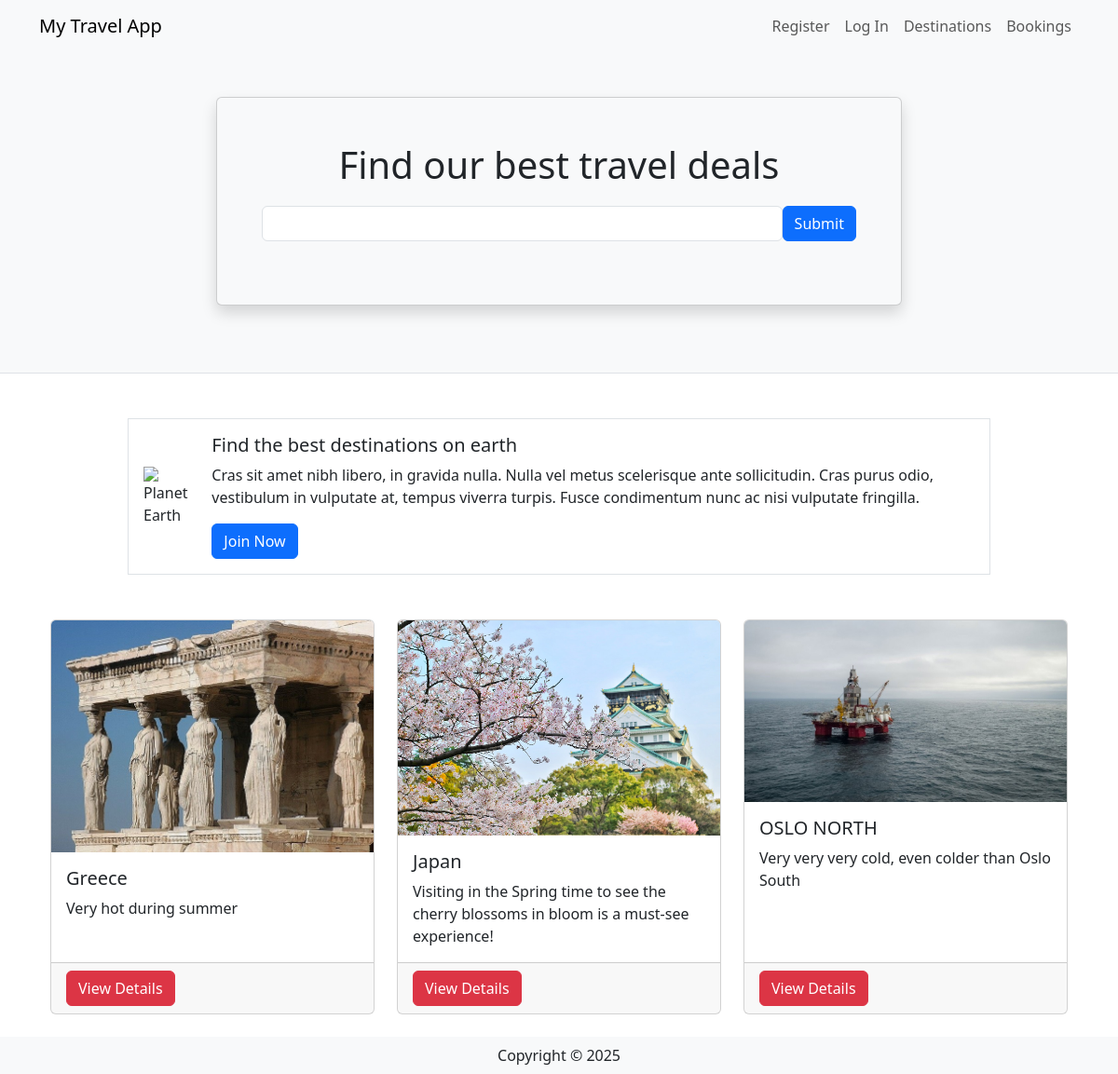
Before: / with the older database file.
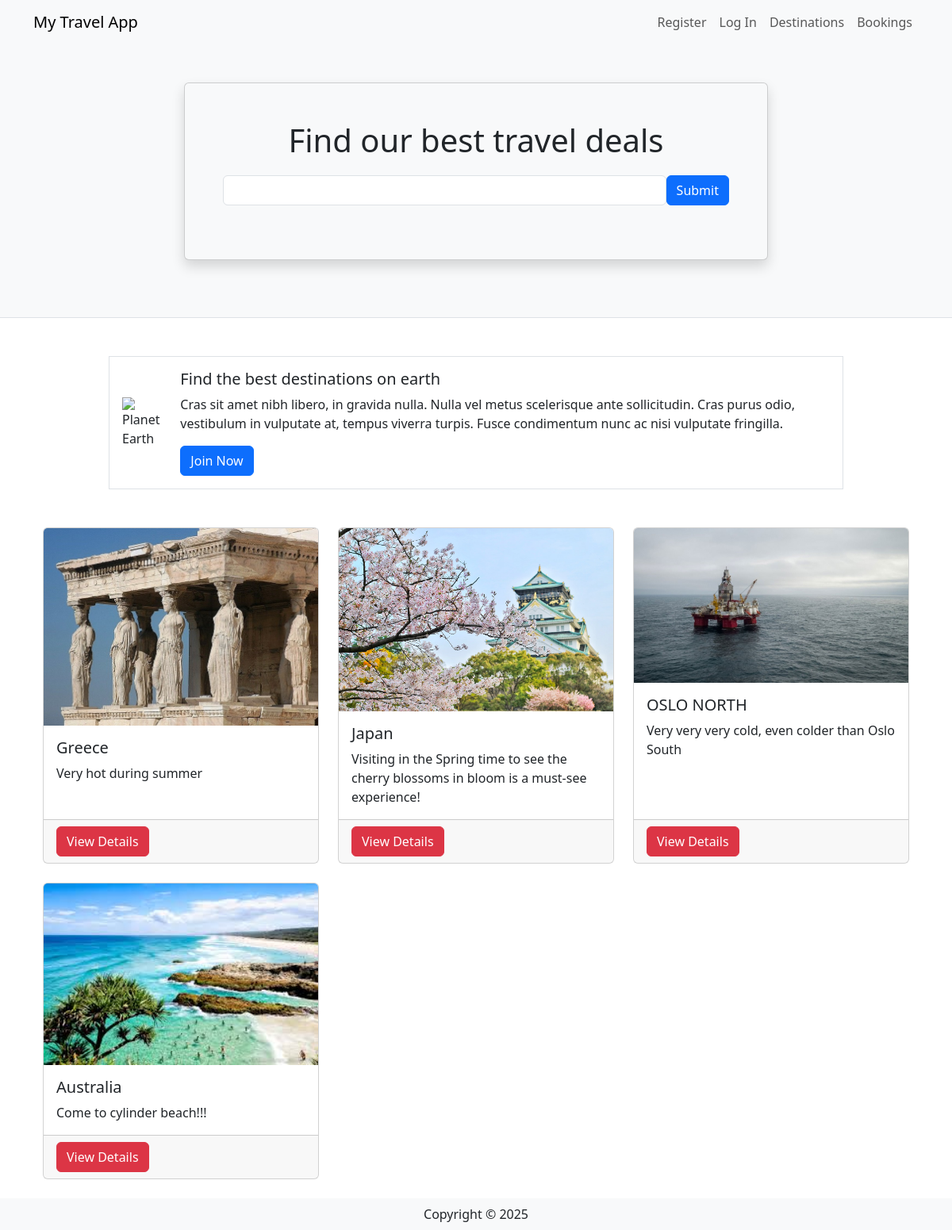
After: the same page with the newer database file.
### travel/models.py (models this page shows, shortened)
class Destination(db.Model):
    __tablename__ = 'destinations'
    id = db.Column(db.Integer, primary_key=True)
    name = db.Column(db.String(80))
    description = db.Column(db.String(200))
    image = db.Column(db.String(400))
    currency = db.Column(db.String(3))
    comments = db.relationship('Comment', backref='destination')

### travel/views.py (the view)
@mainbp.route('/')
def index():
    destinations = db.session.scalars(db.select(Destination)).all()
    return render_template('index.html', destinations=destinations)

### travel/templates/index.html
{% extends 'base.html' %}
{% block header %}
      <div class="container">
         <div class="row justify-content-center mt-5 pb-4">
            <div class="col-md-8">
               <div class="card shadow p-5 mb-5 bg-light">
                  <h1 class="text-center mb-3">Find our best travel deals</h1>
                  <form class="form-inline d-flex flex-nowrap" action="{{ url_for('main.search') }}" >
                     <input type="text" name="search" class="form-control flex-grow-1 my-1 mr-sm-2" id="SearchForm">
                     <button type="submit" class="flex-shrink-1 btn btn-primary my-1">Submit</button>
                   </form>
               </div>
            </div>
         </div>
      </div>
{% endblock %}
{% block content %}
      <div class="container">
         <div class="row mt-5 mb-5 justify-content-center">
            <div class="col-md-10">
               <div class="media border p-3 d-flex justify-content-start">
                  <img class="align-self-center me-3" style="max-width:120px"
                     src="https://upload.wikimedia.org/wikipedia/commons/thumb/2/22/Earth_Western_Hemisphere_transparent_background.png/600px-Earth_Western_Hemisphere_transparent_background.png"
                     alt="Planet Earth">
                  <div class="align-self-center media-body">
                     <h5 class="mt-0">Find the best destinations on earth</h5>
                     <p class="d-none d-sm-block">Cras sit amet nibh libero, in gravida nulla. Nulla vel metus
                        scelerisque ante sollicitudin. Cras purus odio, vestibulum in vulputate at, tempus viverra
                        turpis. Fusce condimentum nunc ac nisi vulputate fringilla.</p>
                     <a href="#" class="btn btn-primary">Join Now</a>
                  </div>
               </div>
            </div>
         </div>
         <div class="container">
            <div class="row">
               {% for destination in destinations %}
               <div class="col-md-4 mb-4">
                  <div class="card h-100">
                     <img class="card-img-top" src="{{ destination.image }}" alt="destination picture">
                     <div class="card-body">
                        <h5 class="card-title">{{ destination.name }}</h5>
                        <p class="card-text">{{ destination.description }}</p>
                     </div>
                     <div class="card-footer">
                        <a href="{{ url_for('destination.show', id=destination.id) }}" class="btn btn-danger">View Details</a>
                     </div>
                  </div>
               </div>
               {% endfor %}
            </div>
         </div>
      </div>
{% endblock %}

### travel/templates/base.html (shortened to what this page needs)
<html>
<head>
   <link href="https://cdn.jsdelivr.net/npm/bootstrap@5.3.2/dist/css/bootstrap.min.css" rel="stylesheet">
</head>
<body>
   <header class="bg-light border-bottom">
      <nav class="navbar navbar-expand-lg navbar-light bg-light">
         <div class="container">
            <a href="/" class="navbar-brand">My Travel App</a>
            <div class="collapse navbar-collapse justify-content-end" id="navbarSupportedContent">
               <div class="navbar-nav ml-auto">
                  {% if current_user.is_authenticated %}
                     <a class="nav-item nav-link disabled text-muted" href="#">Welcome {{current_user.name}}</a>
                     <a class="nav-item nav-link" href="{{ url_for('auth.logout') }}">Log Out</a>
                  {% else %}
                     <a class="nav-item nav-link" href="{{ url_for('auth.register') }}">Register</a>
                     <a class="nav-item nav-link" href="{{ url_for('auth.login') }}">Log In</a>
                  {% endif %}
                  <a class="nav-item nav-link" href="{{ url_for('destination.create') }}">Destinations</a>
                  <a class="nav-item nav-link" href="#">Bookings</a>
               </div>
            </div>
         </div>
      </nav>
      {% block header %}
      {% endblock %}
   </header>
   {% block content %}
   {% endblock %}
    <footer class="footer">
        <div class="text-center py-2 bg-light">
            <span class="text-dark">Copyright &copy; {{ year }}</span>
        </div>
    </footer>
   </body>
</html>

Changed rows visible on the page:
added Destination: image (picture), name "Australia", description "Come to cylinder beach!!!"
